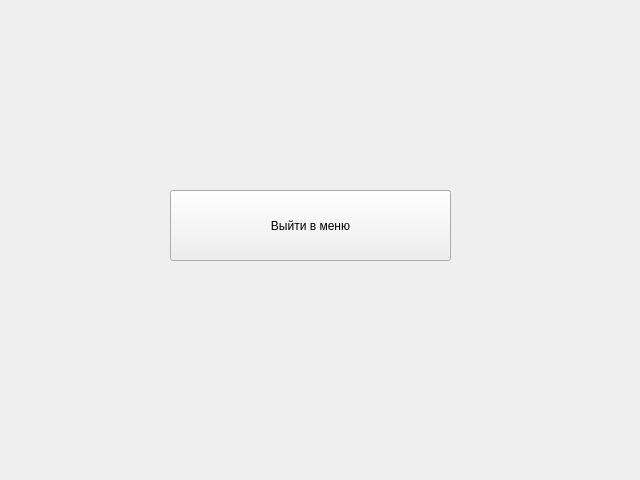
<?xml version="1.0" encoding="UTF-8"?>
<ui version="4.0">
 <class>CourierWindow</class>
 <widget class="QWidget" name="CourierWindow">
  <property name="geometry">
   <rect>
    <x>0</x>
    <y>0</y>
    <width>640</width>
    <height>480</height>
   </rect>
  </property>
  <property name="windowTitle">
   <string>Меню курьера</string>
  </property>
  <widget class="QPushButton" name="pushButton">
   <property name="geometry">
    <rect>
     <x>170</x>
     <y>190</y>
     <width>281</width>
     <height>71</height>
    </rect>
   </property>
   <property name="text">
    <string>Выйти в меню</string>
   </property>
  </widget>
 </widget>
 <resources/>
 <connections/>
</ui>
